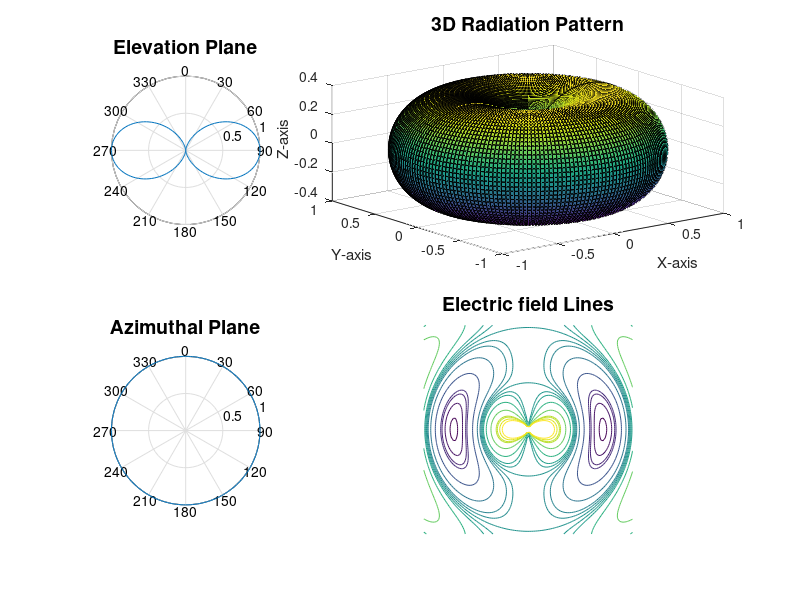
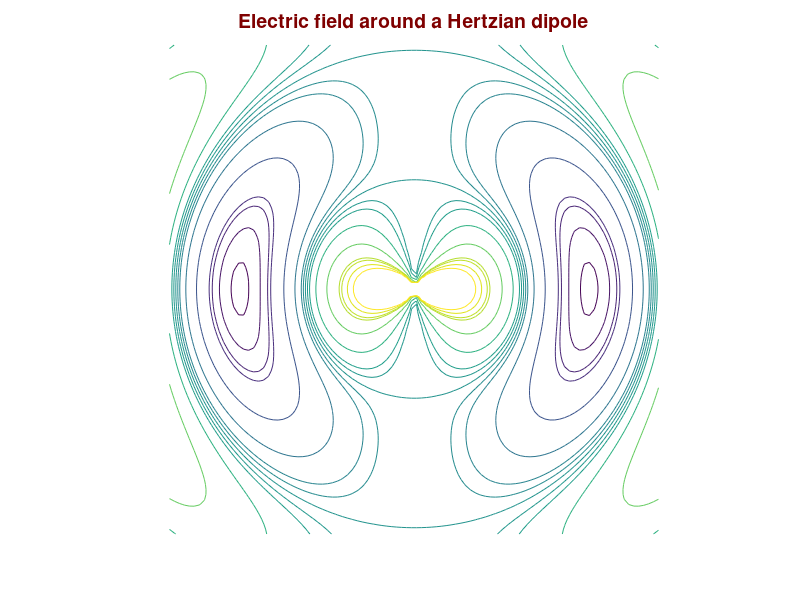

Recreate these plots in MATLAB, in order.
clc;
clear;

theta = -pi : pi/100 : pi;
phi = 0 : pi/100 : (2*pi);

U = sin(theta).^2;

figure('Name','Hertz Dipole Radiation Patterns','NumberTitle','off','Units','normalized','Position',[0.05 .05 .9 .85],'Color','w');
subplot(2,3,1);
polar(theta,U);
set(gca,'View',[-90 90],'YDir','reverse');
title('Elevation Plane','FONTSIZE', 14);
t_el = title('Elevation Plane' ,'FONTSIZE', 14);
t_pos = get(t_el,'position');
t_pos(1) = t_pos(1) + 0.1;
set(t_el,'position',t_pos) 
        
theta = pi/2;
U = sin(theta).^2;
U = repmat(U,1,201);
subplot(2,3,4);
polar(phi,U);
set(gca,'View',[-90 90],'YDir','reverse');
t_az = title('Azimuthal Plane' ,'FONTSIZE', 14);
t_pos = get(t_az,'position');
t_pos(1) = t_pos(1) + 0.1;
set(t_az,'position',t_pos) 

theta = -pi : pi/100 : pi;
[phi_3d,theta_3d] = meshgrid(phi,theta);

R = sin(theta_3d).^2;

[X,Y,Z] = sph2cart(phi_3d, pi/2-theta_3d , R);

subplot(2,3,[2 3]);
surf(X,Y,Z);
title('3D Radiation Pattern','FONTSIZE', 14);
xlabel('X-axis');
ylabel('Y-axis');
zlabel('Z-axis');

k = 2*pi;
d = k/50 + 0.001;

[x,y] = meshgrid(-k:d:k, -k:d:k);

r = 30;

for j = 1:r
    kr = sqrt(x.^2 + y.^2);
    sin_theta_sq = (x ./ kr).^2;
    cos_phi = cos(kr - j*k/r);
    sin_phi = sin(kr - j*k/r);
    z = sin_theta_sq .* ( sin_phi + cos_phi./kr );
    
    vct = [-1 -0.9 -0.8 -0.75 -0.5 -0.25 -0.1 -0.05 0 0.05 0.1 0.25 0.5 0.75 0.8 0.9 1];
    
    subplot(2,3,[5 6]);
    contour(z,vct);
    
    title('Electric field Lines','Fontsize',14);
    
    axis equal;
    axis off;    

end

figure('Name','Electric field around a Hertzian dipole','NumberTitle','off','Units','normalized','Position',[.1 .1 .8 .8],'Color','w');

for j = 1:r
    kr = sqrt(x.^2 + y.^2);
    sin_theta_sq = (x ./ kr).^2;
    cos_phi = cos(kr - j*k/r);
    sin_phi = sin(kr - j*k/r);
    z = sin_theta_sq .* ( sin_phi + cos_phi./kr );
    
    vct = [-1 -0.9 -0.8 -0.75 -0.5 -0.25 -0.1 -0.05 0 0.05 0.1 0.25 0.5 0.75 0.8 0.9 1];
    
    contour(z,vct);
    
    title('Electric field around a Hertzian dipole','Color',[.5 0 0],'Fontsize',14);
    
    axis equal;
    axis off;    

    M(j) = getframe;
end
movie(M,50,10);